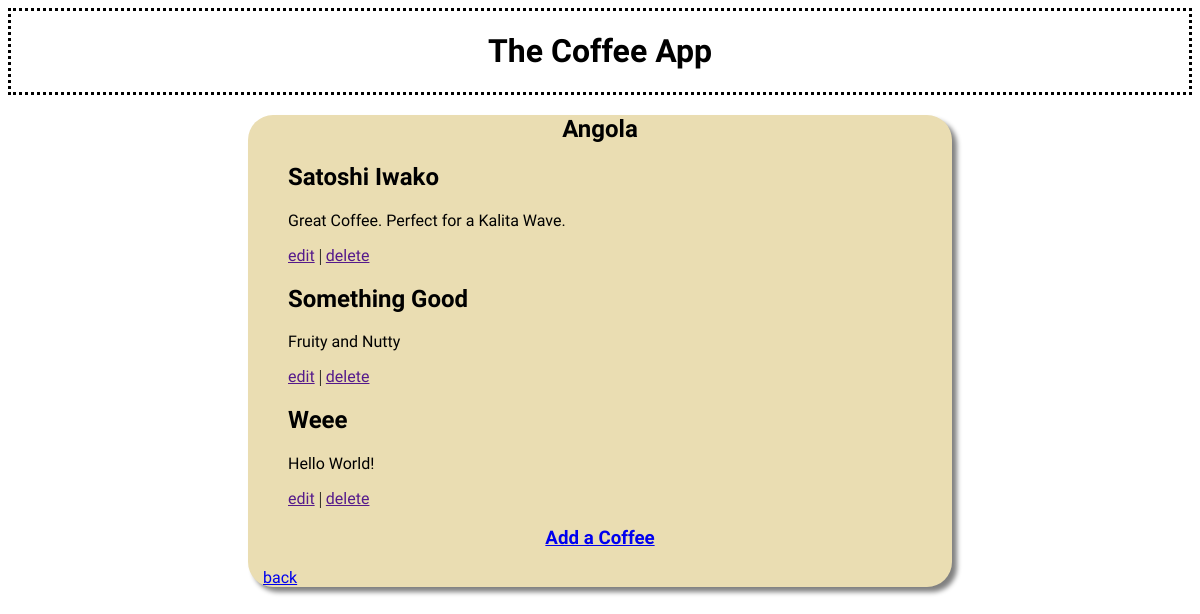
Page /show-origin/1 on the earlier database version.
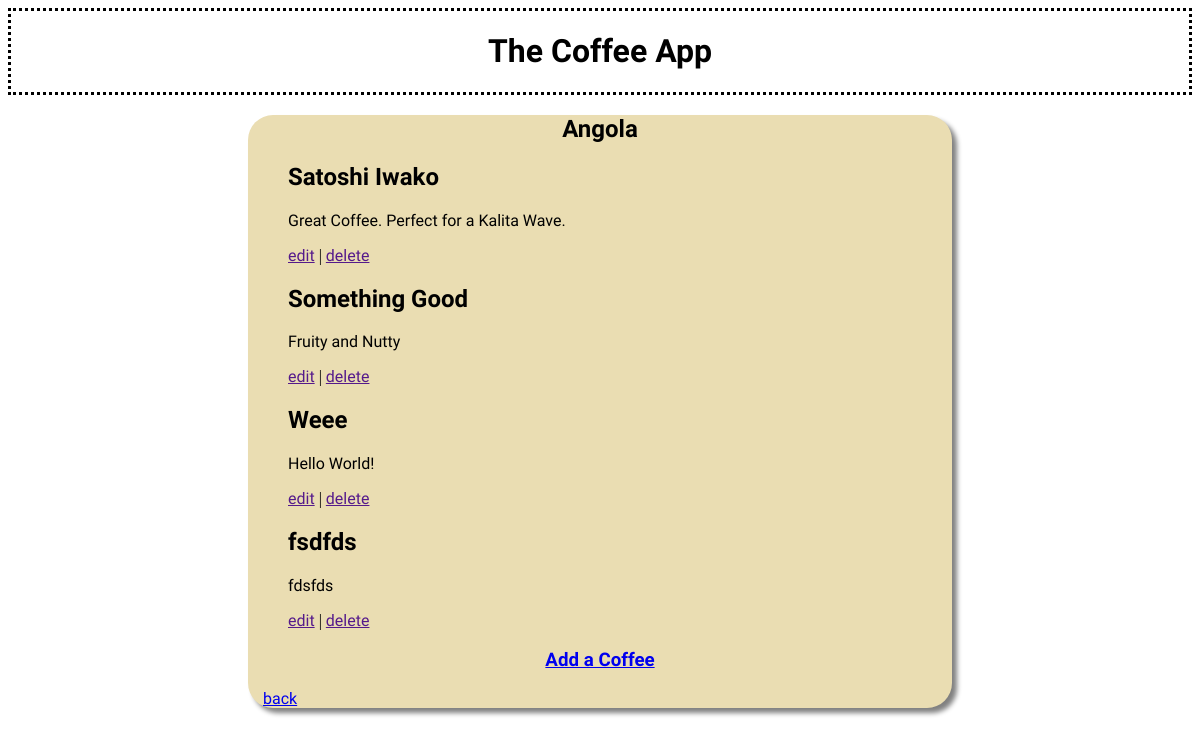
Same page on the later database version.
### database_setup.py (models this page shows)
class Origin(Base):
    __tablename__ = 'origin'
    id = Column(Integer, primary_key=True)
    name = Column(String(250), nullable=False)

class Coffee(Base):
    __tablename__ = 'coffee'
    id = Column(Integer, primary_key=True)
    name = Column(String(250), nullable=False)
    description = Column(String(250))
    origin_id = Column(Integer, ForeignKey('origin.id'))
    origin = relationship(Origin)

### project.py (the view)
@app.route('/show-origin/<int:origin_id>', methods=['GET', 'POST'])
def showOrigin(origin_id):
    origin = session.query(Origin).filter_by(id=origin_id).one()
    coffees = session.query(Coffee).filter_by(origin_id=origin_id).order_by('name').all()
    if request.method == 'POST':
        pass
    return render_template('show-origin.html', origin=origin, coffees=coffees)

### templates/show-origin.html (shortened to what this page needs)
{% extends "main.html" %}
{% block content %}
<h2 class="sub-header">{{ origin.name }}</h2>
<ul>
  {% for coffee in coffees %}
  <li><h2>{{ coffee.name }}</h2></li>
    <p class="coffee-description">
      {{coffee.description}}
    </p>
  <a href="">edit</a> | <a href="">delete</a>
  {% endfor %}
</ul>
<a href="{{ url_for('addCoffeeFrom', origin_id=origin.id) }}" class="main-button"><h3>Add a Coffee</h3></a>
<a href="{{ url_for('showHomePage') }}" class="back-button">back</a>
{% endblock %}

### templates/main.html (shortened to what this page needs)
<!DOCTYPE html>
<html>
  <head>
    {% block head %}
    <link rel="stylesheet" href="{{url_for('static', filename='style.css')}}"/>
    {% endblock %}
  </head>
  <body>
    <header>
      <h1 class="main-title-heading">The Coffee App</h1>
    </header>
    <section class="content">
      {% block content %}{% endblock %}
    </section>
  </body>
</html>

### static/style.css (style rules this page uses)
* { box-sizing: border-box; }
header { border-width: medium; border-style: dotted; text-align: center; }
.content { margin-left: 15em; margin-right: 15em; background-color: #eaddb2; border-radius: 25px; box-shadow: 5px 5px 5px grey; }
ul { list-style-type: none; }
header, h1, h2 { font-family: 'Pompiere', cursive; }
a, .coffee-description { font-family: 'NTR', sans-serif; }
.sub-header { text-align: center; }
.main-button { text-align: center; }
.back-button { margin: 15px; }

Differences in the rows shown:
added Coffee: name "fsdfds", description "fdsfds"
